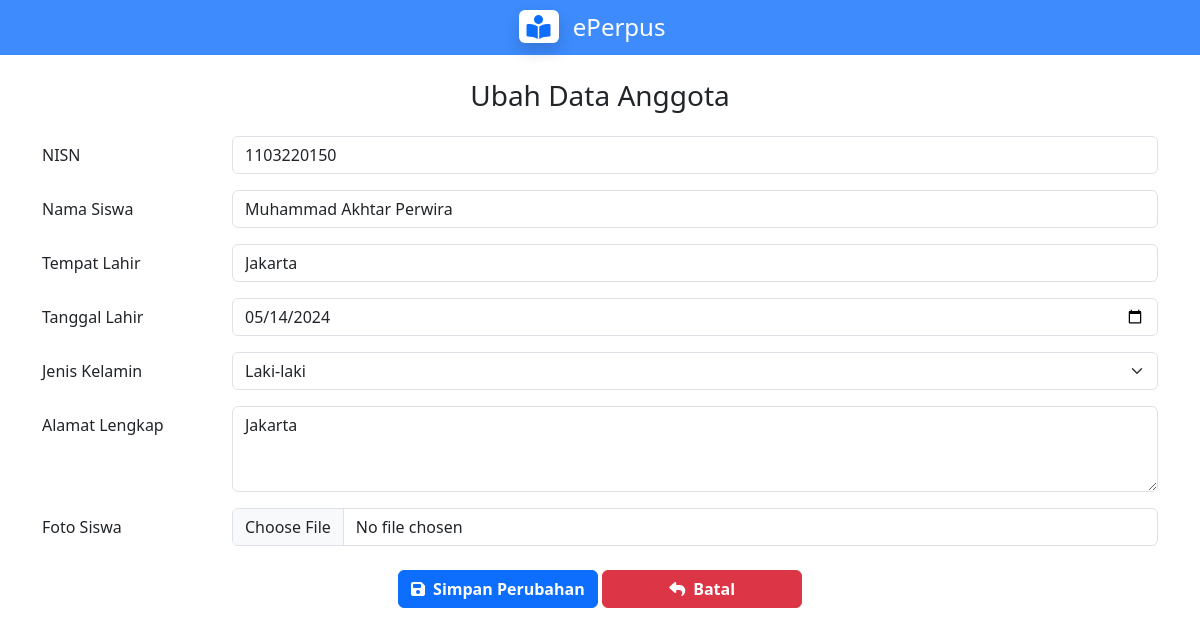
Screenshot of /AnggotaSection/ubah.php?nisn=1103220150 with the database file from the repository.
### tables this page shows
CREATE TABLE `tbl_siswa` (
  `nisn` varchar(25) NOT NULL,
  `nama` varchar(255) NOT NULL,
  `tempat_lahir` varchar(50) NOT NULL,
  `tanggal_lahir` date NOT NULL,
  `jenis_kelamin` varchar(25) NOT NULL,
  `alamat` text NOT NULL,
  `foto` varchar(25) NOT NULL
);

### loginKey.php (called while the page is built, shortened)
<?php
include 'koneksi.php';
$query = "SELECT * FROM tbl_login";
$sql = mysqli_query($conn, $query);
$result = mysqli_fetch_assoc($sql);
$login = $result['id'];
?>

### AnggotaSection/ubah.php (the view, shortened to what this page needs)
<?php
include '../koneksi.php';
include '../loginKey.php';
$nisn = $_GET['nisn'];
$query = "SELECT * FROM tbl_siswa WHERE nisn = '$nisn'";
$sql = mysqli_query($conn, $query);
$result = mysqli_fetch_assoc($sql);
$tempat_lahir = $result['tempat_lahir'];
$tanggal_lahir = $result['tanggal_lahir'];
$jenis_kelamin = $result['jenis_kelamin'];
$alamat = $result['alamat'];
$nama = $result['nama'];
?>
<!DOCTYPE html>
<html lang="en">
<head>
    <link rel="stylesheet" href="https://cdn.jsdelivr.net/npm/bootstrap@5.3.3/dist/css/bootstrap.min.css">
    <link rel="stylesheet" href="https://cdnjs.cloudflare.com/ajax/libs/font-awesome/6.5.2/css/all.min.css">
</head>
<body>
    <div class="main-container">
        <div class="content">
            <nav class="navbar navbar-dark justify-content-center" style="background-color: #3D8BFD;">
                <a class="navbar-brand" href="../index.php?login=<?php echo $login ?>">
                    <h1 class="fs-4 m-0"><span class="bg-white text-primary rounded shadow px-2 me-2"><i
                                class="fa-solid fa-book-open-reader"></i></span> <span class="text-white">ePerpus</span>
                    </h1>
                </a>
            </nav>
            <h3 class="mt-4 text-center">Ubah Data Anggota</h3>
            <div class="container mt-4">
                <form method="POST" action="ubahApi.php" enctype="multipart/form-data">
                    <div class="mb-3 row">
                        <label for="nisn" class="col-sm-2 col-form-label">NISN</label>
                        <div class="col">
                            <input required type="text" class="form-control" id="nisn" name="nisn"
                                placeholder="1234567890" value="<?php echo $nisn; ?>">
                        </div>
                    </div>
                    <div class="mb-3 row">
                        <label for="nama" class="col-sm-2 col-form-label">Nama Siswa</label>
                        <div class="col">
                            <input required type="text" class="form-control" id="nama" name="nama_siswa"
                                placeholder="John Doe" value="<?php echo $nama; ?>">
                        </div>
                    </div>
                    <div class="mb-3 row">
                        <label for="tempat_lahir" class="col-sm-2 col-form-label">Tempat Lahir</label>
                        <div class="col">
                            <input required type="text" class="form-control" id="tempat_lahir" name="tempat_lahir"
                                placeholder="Jakarta" value="<?php echo $tempat_lahir; ?>">
                        </div>
                    </div>
                    <div class="mb-3 row">
                        <label for="tanggal_lahir" class="col-sm-2 col-form-label">Tanggal Lahir</label>
                        <div class="col">
                            <input required type="date" class="form-control" id="tanggal_lahir" name="tanggal_lahir"
                                value="<?php echo $tanggal_lahir; ?>">
                        </div>
                    </div>
                    <div class="mb-3 row">
                        <label for="jenis_kelamin" class="col-sm-2 col-form-label">Jenis Kelamin</label>
                        <div class="col">
                            <select required id="jenis_kelamin" name="jenis_kelamin" class="form-select">
                                <option <?php if ($jenis_kelamin == 'Laki-laki') {
                                    echo "selected";
                                } ?>   value="Laki-laki">
                                    Laki-laki</option>
                            </select>
                        </div>
                    </div>
                    <div class="mb-3 row">
                        <label for="alamat" class="col-sm-2 col-form-label">Alamat Lengkap</label>
                        <div class="col">
                            <textarea required class="form-control" id="alamat" name="alamat"
                                rows="3"><?php echo $alamat; ?></textarea>
                        </div>
                    </div>
                    <div class="mb-3 row">
                        <label for="foto" class="col-sm-2 col-form-label">Foto Siswa</label>
                        <div class="col">
                            <input class="form-control" type="file" id="foto" name="foto" accept="image/*">
                        </div>
                    </div>
                    <div class="mb-3 row mt-4 text-center">
                        <div class="col">
                            <button type="submit" name="aksi" value="edit" class="btn btn-primary fw-bold"
                                style="width: 200px;"><i class="fa-solid fa-floppy-disk"></i>&ensp;Simpan
                                Perubahan</button>
                            <a href="../index.php?login=<?php echo $login ?>" type="button" class="btn btn-danger fw-bold" style="width: 200px;"><i
                                    class="fa fa-reply" aria-hidden="true"></i>&ensp;Batal</a>
                        </div>
                    </div>
                </form>
            </div>
        </div>
    </div>
</body>
</html>

### rows the page displays
tbl_siswa: nama_siswa "Muhammad Akhtar Perwira", tempat_lahir "Jakarta", tanggal_lahir "05/14/2024", jenis_kelamin "Laki-laki", alamat "Jakarta"
